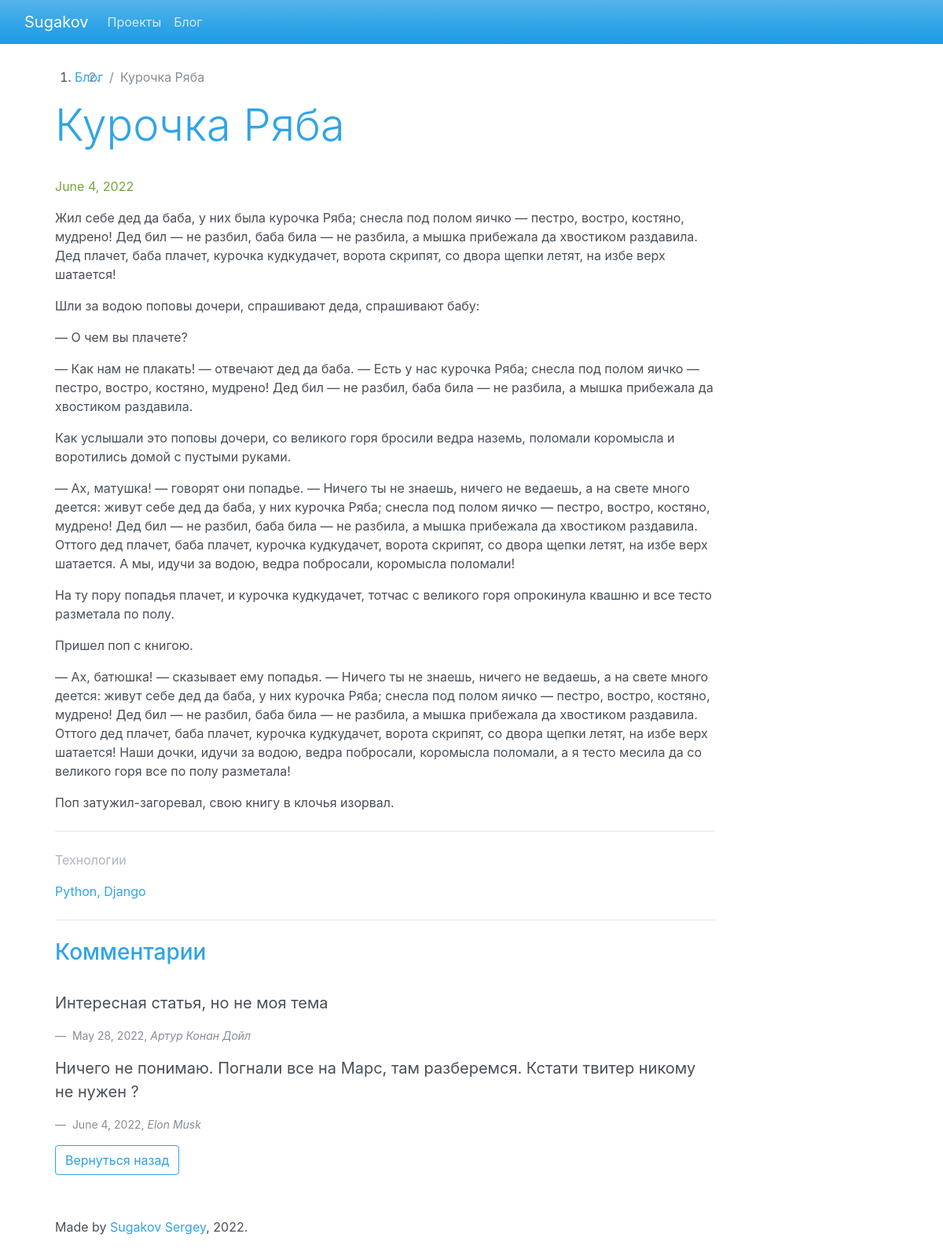
Before: /blog/1/ with the older database file.
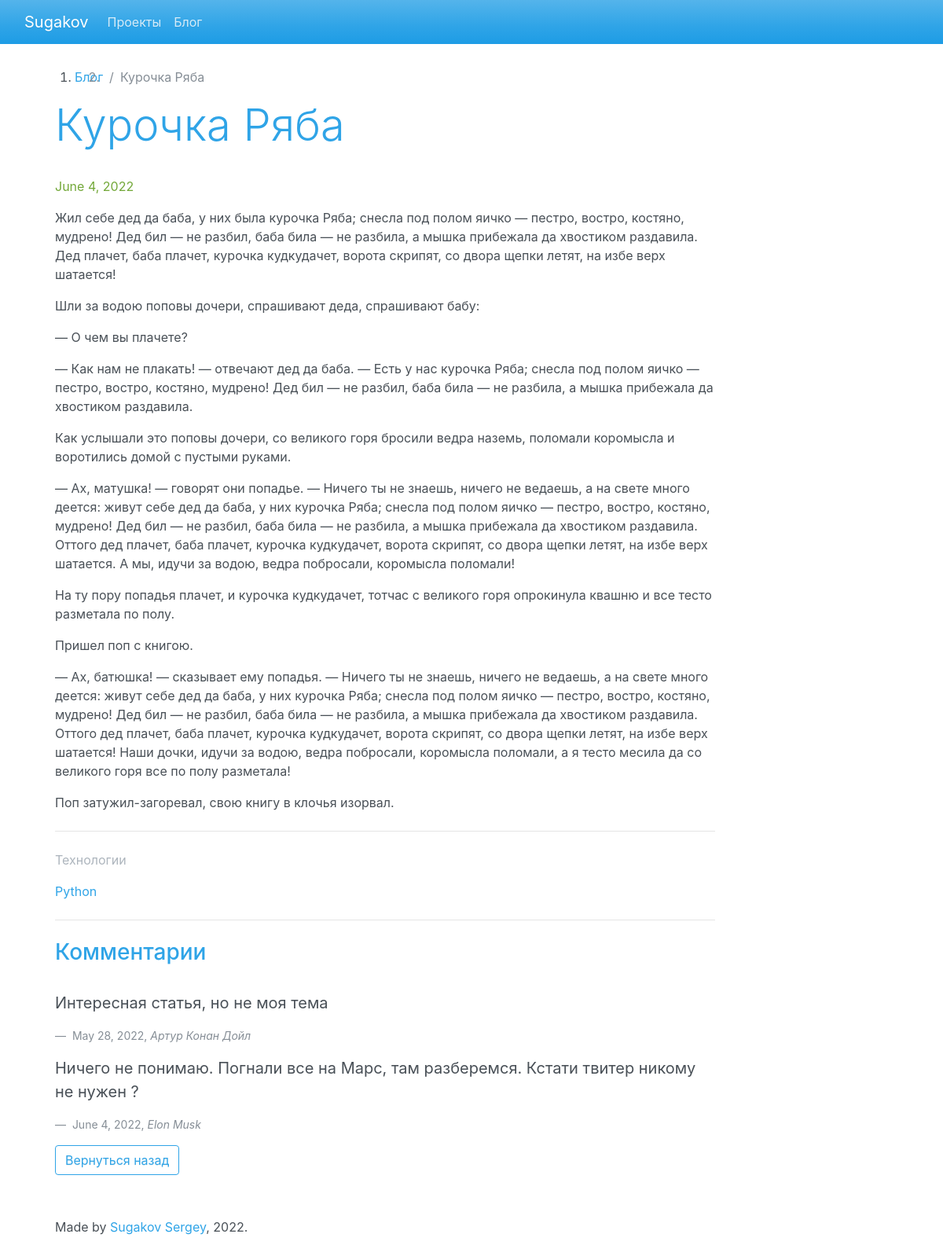
After: the same page with the newer database file.
### blog/models.py (models this page shows)
class Post(models.Model):
    title = models.CharField(max_length=250)
    body = models.TextField()
    created_on = models.DateTimeField(auto_now_add=True)
    last_modified = models.DateTimeField(auto_now=True)
    categories = models.ForeignKey('Category', on_delete=models.CASCADE, related_name='posts')

class Category(models.Model):
    name = models.CharField(max_length=30)

### blog/views.py (the view)
# urls.py: path("<int:pk>/", views.blog_detail, name='blog_detail_url'),
def blog_detail(request, pk):
    post = Post.objects.get(pk=pk)
    comments = Comment.objects.all()
    post_context = {'post': post, 'comments': comments}
    return render(request, 'blog_detail.html', post_context)

### blog/templates/blog_detail.html (shortened to what this page needs)
<!DOCTYPE html>
<html>
  <head>
  </head>
  <body>
    <header>
      {% include 'base.html' %}
    </header>
    <div align="left">
        <div class="div_main">
            <ol class="row">
              <li class="breadcrumb-item"><a href="/blog">Блог</a></li>
              <li class="breadcrumb-item active">{{ post.title }}</li>
            </ol>
            <h2 class="display-4">{{ post.title }}</h2>
            <br>
            <p class="text-success">{{ post.last_modified.date }}</p>
            <p class="lead" >{{ post.body | linebreaks }}</p>
            <hr class="my-4">
            <p class="text-secondary">Технологии</p>
            <p class="text-primary">{{ post.categories.name }}</p>
            <hr class="my-4">
            <h3>Комментарии</h3>
            <br>
            {% for comment in comments %}
                {% if comment.post_id == post.id %}
                    <figure>
                      <blockquote class="blockquote">
                        <p class="mb-0">{{ comment.body }}</p>
                      </blockquote>
                      <figcaption class="blockquote-footer">
                        {{ comment.created_on.date }}, <cite title="Source Title"> {{ comment.author }}</cite>
                      </figcaption>
                    </figure>
                {% endif %}
            {% endfor %}
            <a href="/blog" >
                <button type="button" class="btn btn-outline-primary ">Вернуться назад</button>
            </a>
        </div>
    </div>
  </body>
    {% include 'footer.html' %}
</html>

Changed rows visible on the page:
changed through a linked row, Post "Курочка Ряба": categories.name "Python, Django" → "Python"
